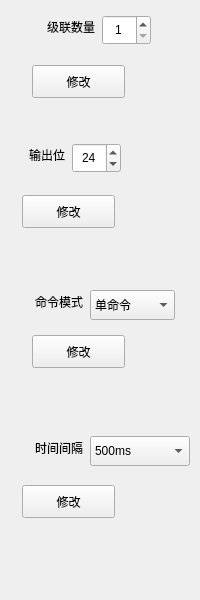
<?xml version="1.0" encoding="UTF-8"?>
<ui version="4.0">
 <class>SettingToolWid</class>
 <widget class="QWidget" name="SettingToolWid">
  <property name="geometry">
   <rect>
    <x>0</x>
    <y>0</y>
    <width>200</width>
    <height>600</height>
   </rect>
  </property>
  <property name="windowTitle">
   <string>Form</string>
  </property>
  <widget class="QPushButton" name="timeBtn">
   <property name="geometry">
    <rect>
     <x>22</x>
     <y>485</y>
     <width>93</width>
     <height>33</height>
    </rect>
   </property>
   <property name="minimumSize">
    <size>
     <width>0</width>
     <height>31</height>
    </size>
   </property>
   <property name="text">
    <string>修改</string>
   </property>
  </widget>
  <widget class="QPushButton" name="cmdBtn">
   <property name="geometry">
    <rect>
     <x>32</x>
     <y>335</y>
     <width>93</width>
     <height>33</height>
    </rect>
   </property>
   <property name="minimumSize">
    <size>
     <width>0</width>
     <height>31</height>
    </size>
   </property>
   <property name="text">
    <string>修改</string>
   </property>
  </widget>
  <widget class="QLabel" name="label">
   <property name="geometry">
    <rect>
     <x>23</x>
     <y>15</y>
     <width>72</width>
     <height>24</height>
    </rect>
   </property>
   <property name="text">
    <string>级联数量</string>
   </property>
   <property name="alignment">
    <set>Qt::AlignRight|Qt::AlignTrailing|Qt::AlignVCenter</set>
   </property>
  </widget>
  <widget class="QSpinBox" name="spinBox">
   <property name="geometry">
    <rect>
     <x>102</x>
     <y>15</y>
     <width>49</width>
     <height>30</height>
    </rect>
   </property>
   <property name="alignment">
    <set>Qt::AlignCenter</set>
   </property>
   <property name="minimum">
    <number>1</number>
   </property>
   <property name="maximum">
    <number>33</number>
   </property>
  </widget>
  <widget class="QLabel" name="label_6">
   <property name="geometry">
    <rect>
     <x>11</x>
     <y>436</y>
     <width>72</width>
     <height>24</height>
    </rect>
   </property>
   <property name="text">
    <string>时间间隔</string>
   </property>
   <property name="alignment">
    <set>Qt::AlignRight|Qt::AlignTrailing|Qt::AlignVCenter</set>
   </property>
  </widget>
  <widget class="QSpinBox" name="outputSpinBox">
   <property name="geometry">
    <rect>
     <x>72</x>
     <y>143</y>
     <width>49</width>
     <height>30</height>
    </rect>
   </property>
   <property name="alignment">
    <set>Qt::AlignCenter</set>
   </property>
   <property name="minimum">
    <number>1</number>
   </property>
   <property name="maximum">
    <number>33</number>
   </property>
   <property name="value">
    <number>24</number>
   </property>
  </widget>
  <widget class="QPushButton" name="outputNumBtn">
   <property name="geometry">
    <rect>
     <x>22</x>
     <y>195</y>
     <width>93</width>
     <height>33</height>
    </rect>
   </property>
   <property name="minimumSize">
    <size>
     <width>0</width>
     <height>31</height>
    </size>
   </property>
   <property name="text">
    <string>修改</string>
   </property>
  </widget>
  <widget class="QPushButton" name="devNumBtn">
   <property name="geometry">
    <rect>
     <x>32</x>
     <y>65</y>
     <width>93</width>
     <height>33</height>
    </rect>
   </property>
   <property name="minimumSize">
    <size>
     <width>0</width>
     <height>31</height>
    </size>
   </property>
   <property name="text">
    <string>修改</string>
   </property>
  </widget>
  <widget class="QComboBox" name="timeBox">
   <property name="geometry">
    <rect>
     <x>90</x>
     <y>436</y>
     <width>100</width>
     <height>30</height>
    </rect>
   </property>
   <item>
    <property name="text">
     <string>500ms</string>
    </property>
   </item>
   <item>
    <property name="text">
     <string>1000ms</string>
    </property>
   </item>
   <item>
    <property name="text">
     <string>1500ms</string>
    </property>
   </item>
  </widget>
  <widget class="QLabel" name="label_5">
   <property name="geometry">
    <rect>
     <x>11</x>
     <y>290</y>
     <width>72</width>
     <height>24</height>
    </rect>
   </property>
   <property name="text">
    <string>命令模式</string>
   </property>
   <property name="alignment">
    <set>Qt::AlignRight|Qt::AlignTrailing|Qt::AlignVCenter</set>
   </property>
  </widget>
  <widget class="QLabel" name="label_2">
   <property name="geometry">
    <rect>
     <x>11</x>
     <y>143</y>
     <width>54</width>
     <height>24</height>
    </rect>
   </property>
   <property name="text">
    <string>输出位</string>
   </property>
   <property name="alignment">
    <set>Qt::AlignRight|Qt::AlignTrailing|Qt::AlignVCenter</set>
   </property>
  </widget>
  <widget class="QComboBox" name="cmdBox">
   <property name="geometry">
    <rect>
     <x>90</x>
     <y>290</y>
     <width>85</width>
     <height>30</height>
    </rect>
   </property>
   <item>
    <property name="text">
     <string>单命令</string>
    </property>
   </item>
   <item>
    <property name="text">
     <string>双命令</string>
    </property>
   </item>
  </widget>
 </widget>
 <resources/>
 <connections/>
</ui>
